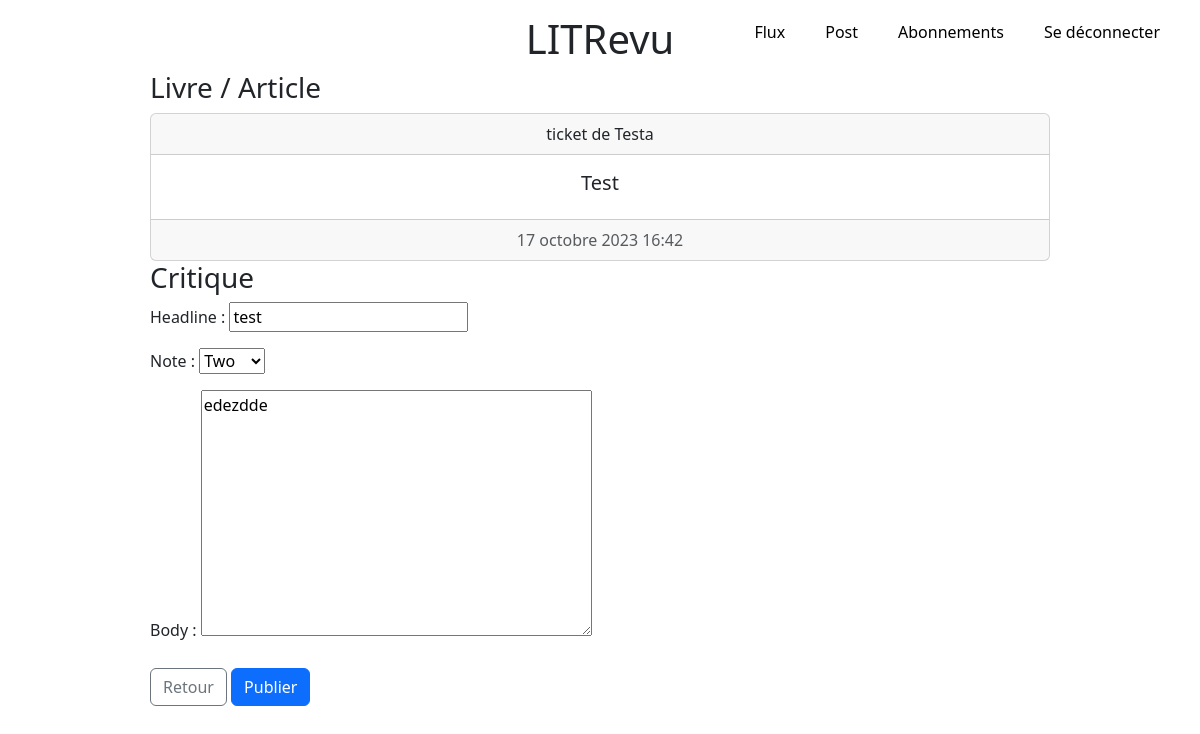
/modifyReview/1 (signed in), run on the app's committed database.
### book/models/ticket.py (models this page shows, shortened)
class Ticket(models.Model):
    title = models.CharField(max_length=128)
    description = models.TextField(max_length=128, blank=True)
    user = models.ForeignKey(User, on_delete=models.CASCADE)
    image = models.ImageField(blank=True, null=True)
    time_created = models.DateTimeField(auto_now_add=True)

### authentication/models.py (models this page shows, shortened)
class User(AbstractUser):
    profile_photo = models.ImageField()

### book/models/review.py (models this page shows, shortened)
class Review(models.Model):
    ticket = models.ForeignKey(
        Ticket,
        related_name="reviews",
        on_delete=models.CASCADE
    )
    rating = models.PositiveIntegerField(
        validators=[MinValueValidator(0), MaxValueValidator(5)]
    )
    user = models.ForeignKey(User, on_delete=models.CASCADE)
    headline = models.CharField(max_length=128)
    body = models.TextField(max_length=8192, blank=True)
    time_created = models.DateTimeField(auto_now_add=True)

### book/views.py (the view)
@login_required
def modify_review(request, id):
    review = Review.objects.get(pk=id)
    ticket = review.ticket
    if request.user != review.user:
        return redirect("posts")
    if request.method == 'POST':
        review_form = forms.ReviewForm(request.POST, instance=review)
        if review_form.is_valid():
            review_form.save()
            return redirect('home')
    context = {
        'review_form': forms.ReviewForm(instance=review),
        'ticket': ticket,
    }
    return render(request, 'book/ticketAnswer.html', context=context)

### book/forms.py
class ReviewForm(forms.ModelForm):
    RATING_CHOICES = (
        (1, "One"),
        (2, "Two"),
        (3, "Three"),
        (4, "Four"),
        (5, "Five"),
    )
    rating = forms.ChoiceField(choices=RATING_CHOICES, label="Note")
    class Meta:
        model = models.Review
        fields = ['headline', 'rating', 'body']

### book/templates/book/ticketAnswer.html (shortened to what this page needs)
{% extends 'base.html' %}
{% block content %}
<h3>Livre / Article</h3>
{% include 'book/partials/ticket.html' with ticket=ticket %}
<div class="card-body">
    <form method="post" enctype="multipart/form-data">
        <h3>Critique</h3>
        {{ review_form.as_p }}
        <a href="{% url 'home' %}" class="btn btn-outline-secondary">Retour</a>
        <button class="btn btn-primary" type="submit" >Publier</button>
    </form>
</div>
{% endblock content %}

### book/templates/book/partials/ticket.html (shortened to what this page needs)
{% block content %}
    <div class="card text-center" style="margin: auto;">
        <div class="card-header"> ticket de {{ ticket.user.username }}</div>
        <div class="card-body">
        <h5 class="card-title">{{ ticket.title }}</h5>
        </div>
        <div class="card-footer text-muted">{{ ticket.time_created }}</div>
    </div>
{% endblock content %}

### static/main.css (style rules this page uses)
body { width: 100%; margin-left: auto; margin-right: auto; font-size: 18px; }
.card { margin: 10px; }
.btn { margin-top: 10px; margin-bottom: 10px; }

### data on the page
Ticket: user.username "Testa", title "Test", time_created "17 octobre 2023 16:42"
Review: headline "test", rating "Two", body "edezdde"
